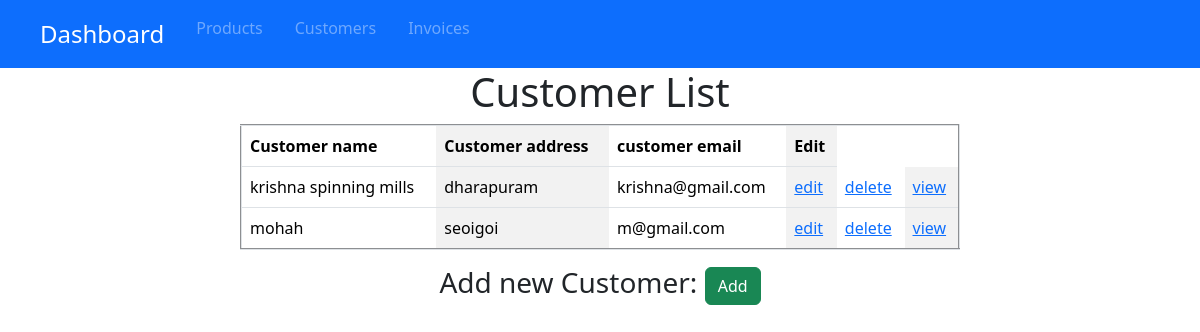
Page /CustomerList/ on the committed database.
### inventory/models.py (models this page shows, shortened)
class Customer(models.Model):
    customer_name=models.CharField(max_length=200)
    customer_phone=models.CharField(max_length=22,unique=True)
    customer_email=models.EmailField(null=True,blank=True)
    customer_address=models.TextField()
    customer_gst_number=models.CharField(max_length=50, blank=True, null=True)
    created_at=models.DateTimeField(auto_now_add=True)

### inventory/views.py (the view)
# urls.py: path('CustomerList/',CustomerList.as_view(),name='CustomerList'),
class CustomerList(ListView):
    model=Customer
    context_object_name='customerobjects'

### templates/inventory/Customer_list.html (shortened to what this page needs)
{% extends 'inventory/dummy.html' %}
{% block content %}
    <center>
        <h1>Customer List</h1>
        <table border="2px" style="width: 60%;" cellpadding="10px" class="table table-striped-columns">
            <tr>
                <th>Customer name</th>
                <th>Customer address</th>
                <th>customer email</th>
                <th>Edit</th>
            </tr>
            {% for customer in customerobjects %}
            <tr>
                <td>{{customer.customer_name}}</td>
                <td>{{customer.customer_address}}</td>
                <td>{{customer.customer_email}}</td>
                <td> <a href="{% url 'CustomerUpdate' pk=customer.pk %}">edit</a></td>
                <td> <a href="{% url 'CustomerDelete' pk=customer.pk %}">delete</a></td>
                <td> <a href="{% url 'CustomerDetail' pk=customer.pk %}">view</a></td>
            </tr>
            {% endfor %}
        </table>
       <h3>Add new Customer: <a href="{% url 'CreateCustomer' %}" class="btn btn-success">Add</a> </h3>
    </center>
    {% endblock %}

### static/css/style.css (style rules this page uses)
body { background-color: white; }

### rows in the picture
Customer: customer_name "krishna spinning mills", customer_address "dharapuram", customer_email "krishna@gmail.com"
Customer: customer_name "mohah", customer_address "seoigoi", customer_email "m@gmail.com"
